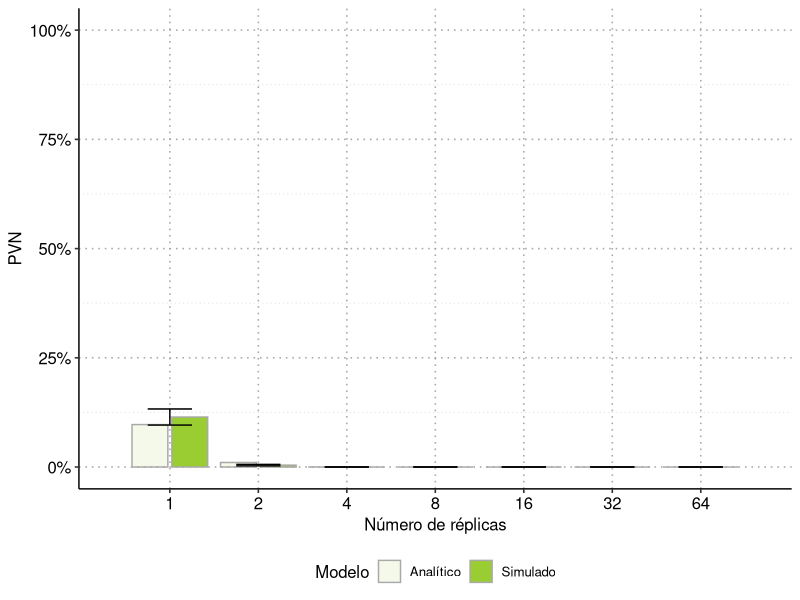
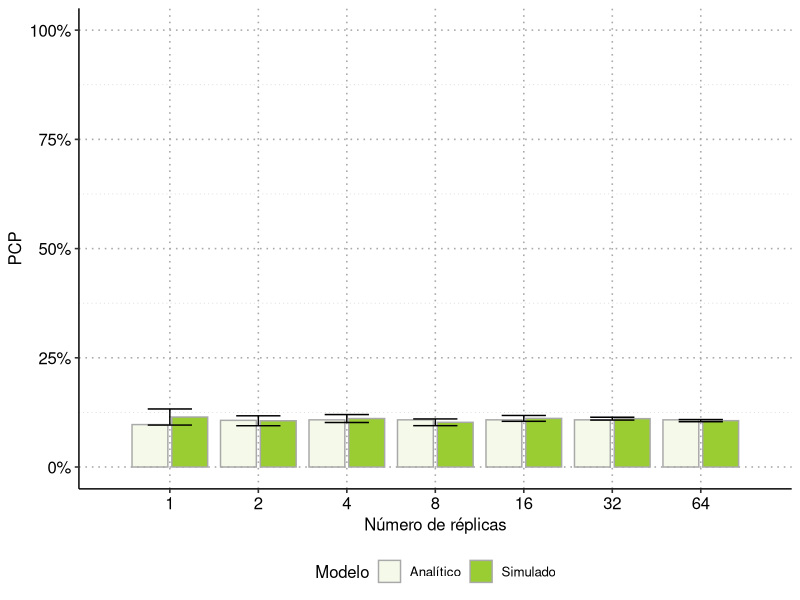
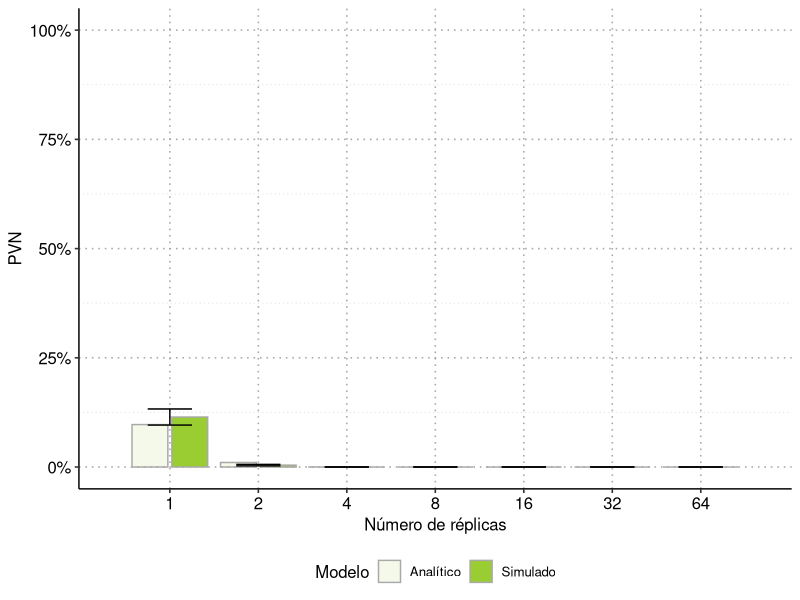
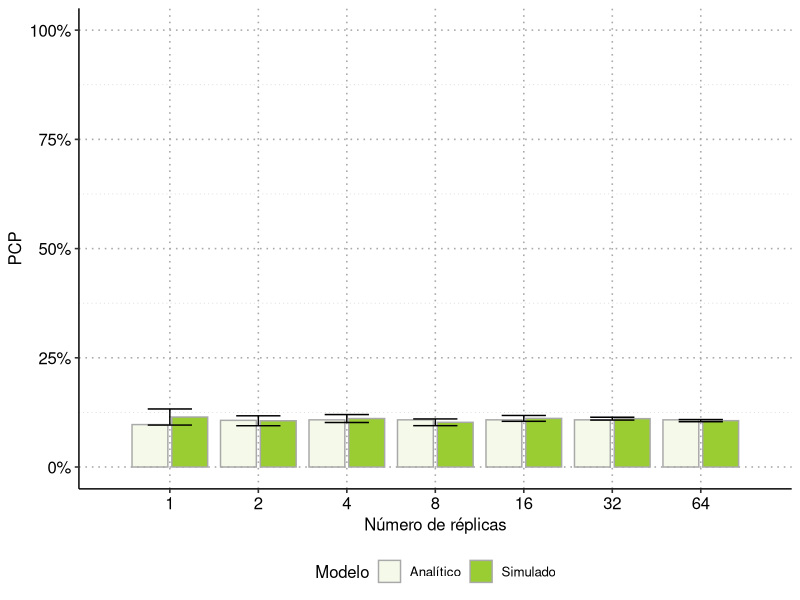

The R source for these figures, in order:
## ---- chunk 1
knitr::opts_chunk$set(echo = TRUE)
require(ggplot2)
require(dplyr)
require(ggpubr)

colors <- c("yellowgreen", "violetred4")
cOn <- colors[1]
cOff <- colors[2]
## ---- chunk 2
sim_raw_data <- cbind(
  rbind(
    data.frame(
      "n"=1,
      "pos"=1,  # where this tick is the x-axis
      "pcp"=c(0.231876,0.097039,0.051976,0.093941,0.045551,0.152682,0.107873,0.135808,0.083458,0.079348,0.116016,0.069067,0.105772,0.201415,0.172598,0.131679,0.139450,0.083581,0.053739,0.201057,0.059495,0.191902,0.061721,0.133258,0.080955,0.085603,0.073845,0.142468,0.140606,0.109979),
      "pvn"=c(0.231876,0.097039,0.051976,0.093941,0.045551,0.152682,0.107873,0.135808,0.083458,0.079348,0.116016,0.069067,0.105772,0.201415,0.172598,0.131679,0.139450,0.083581,0.053739,0.201057,0.059495,0.191902,0.061721,0.133258,0.080955,0.085603,0.073845,0.142468,0.140606,0.109979)
    ),
    data.frame(
      "n"=2,
      "pos"=2,  # where this tick is the x-axis
      "pcp"=c(0.084379,0.130879,0.094645,0.088449,0.102019,0.112788,0.108854,0.094220,0.077600,0.174837,0.081916,0.076286,0.152145,0.169938,0.080344,0.092575,0.108636,0.071429,0.114786,0.107051,0.071500,0.163362,0.063602,0.076499,0.083898,0.121497,0.093398,0.114043,0.144002,0.121083),
      "pvn"=c(0.002055,0.001449,0.011509,0.002199,0.010210,0.000000,0.007351,0.010867,0.000000,0.019363,0.002654,0.000000,0.006684,0.003646,0.002860,0.002351,0.002586,0.000000,0.003625,0.005784,0.002701,0.003498,0.003163,0.000277,0.000000,0.006762,0.001064,0.011734,0.000000,0.005259)
    ),
    data.frame(
      "n"=4,
      "pos"=3,  # where this tick is the x-axis
      "pcp"=c(0.092391,0.193141,0.119707,0.098379,0.114390,0.077782,0.097437,0.111713,0.126066,0.087241,0.106512,0.144235,0.090618,0.115772,0.112606,0.090728,0.082921,0.153324,0.100047,0.134142,0.130463,0.126058,0.094816,0.121627,0.093800,0.116010,0.093591,0.093362,0.088266,0.122434),
      "pvn"=c(0.000000,0.000000,0.000000,0.000000,0.000000,0.000000,0.000000,0.000000,0.000000,0.000000,0.000000,0.000000,0.000000,0.000000,0.000000,0.000000,0.000000,0.000000,0.000000,0.000000,0.000000,0.000000,0.000000,0.000000,0.000000,0.000000,0.000000,0.000000,0.000000,0.000000)
    ),
    data.frame(
      "n"=8,
      "pos"=4,  # where this tick is the x-axis
      "pcp"=c(0.106640,0.073346,0.095361,0.108990,0.072893,0.086578,0.119264,0.128435,0.101627,0.077611,0.092562,0.157184,0.137102,0.109079,0.081296,0.098146,0.100282,0.092930,0.101492,0.082220,0.110279,0.107539,0.088428,0.082422,0.110261,0.145713,0.118209,0.107853,0.089944,0.087468),
      "pvn"=c(0.000000,0.000000,0.000000,0.000000,0.000000,0.000000,0.000000,0.000000,0.000000,0.000000,0.000000,0.000000,0.000000,0.000000,0.000000,0.000000,0.000000,0.000000,0.000000,0.000000,0.000000,0.000000,0.000000,0.000000,0.000000,0.000000,0.000000,0.000000,0.000000,0.000000)
    ),
    data.frame(
      "n"=16,
      "pos"=5,  # where this tick is the x-axis
      "pcp"=c(0.103319,0.123211,0.113136,0.091618,0.135705,0.101827,0.087051,0.109805,0.105678,0.082081,0.127102,0.102680,0.147700,0.146275,0.084952,0.136772,0.110203,0.103380,0.113483,0.078660,0.143245,0.110044,0.109249,0.106189,0.112834,0.111903,0.112149,0.102767,0.119195,0.108217),
      "pvn"=c(0.000000,0.000000,0.000000,0.000000,0.000000,0.000000,0.000000,0.000000,0.000000,0.000000,0.000000,0.000000,0.000000,0.000000,0.000000,0.000000,0.000000,0.000000,0.000000,0.000000,0.000000,0.000000,0.000000,0.000000,0.000000,0.000000,0.000000,0.000000,0.000000,0.000000)
    ),
    data.frame(
      "n"=32,
      "pos"=6,  # where this tick is the x-axis
      "pcp"=c(0.117237,0.104478,0.116770,0.125238,0.103064,0.117372,0.112753,0.106813,0.116171,0.096107,0.110529,0.105058,0.096938,0.105682,0.113032,0.105889,0.103905,0.104736,0.113424,0.099411,0.114476,0.111725,0.107001,0.129871,0.121596,0.125440,0.115871,0.117714,0.105921,0.097076),
      "pvn"=c(0.000000,0.000000,0.000000,0.000000,0.000000,0.000000,0.000000,0.000000,0.000000,0.000000,0.000000,0.000000,0.000000,0.000000,0.000000,0.000000,0.000000,0.000000,0.000000,0.000000,0.000000,0.000000,0.000000,0.000000,0.000000,0.000000,0.000000,0.000000,0.000000,0.000000)
    ),
    data.frame(
      "n"=64,
      "pos"=7,  # where this tick is the x-axis
      "pcp"=c(0.103853,0.114059,0.097668,0.120891,0.096481,0.109546,0.096295,0.093613,0.105230,0.107814,0.118165,0.106514,0.109495,0.112432,0.103401,0.100735,0.109259,0.103617,0.107804,0.104433,0.101130,0.111578,0.100190,0.111132,0.107839,0.110891,0.112385,0.108346,0.093775,0.105230),
      "pvn"=c(0.000000,0.000000,0.000000,0.000000,0.000000,0.000000,0.000000,0.000000,0.000000,0.000000,0.000000,0.000000,0.000000,0.000000,0.000000,0.000000,0.000000,0.000000,0.000000,0.000000,0.000000,0.000000,0.000000,0.000000,0.000000,0.000000,0.000000,0.000000,0.000000,0.000000)
    )
    # data.frame(
    #   "n"=128,
    #   "pcp"=c(0.106685,0.102807,0.117195,0.118513,0.102125,0.113406,0.104559,0.114742,0.105029,0.104557,0.104382,0.111214,0.113268,0.110601,0.103757,0.107612,0.109746,0.103013,0.111071,0.113226,0.110827,0.102471,0.105225,0.107719,0.108791,0.103792,0.106620,0.113838,0.107549,0.116823),
    #   "pvn"=c(0.000000,0.000000,0.000000,0.000000,0.000000,0.000000,0.000000,0.000000,0.000000,0.000000,0.000000,0.000000,0.000000,0.000000,0.000000,0.000000,0.000000,0.000000,0.000000,0.000000,0.000000,0.000000,0.000000,0.000000,0.000000,0.000000,0.000000,0.000000,0.000000,0.000000)
    # ),
  ),
  "modelo"="Simulado"
)

analytical <- data.frame(
  "n"=c(1,2,4,8,16,32,64),
  "pos"=c(1,2,3,4,5,6,7),
  "pcp"=c(0.097157,0.106840,0.107986,0.108000,0.10800,0.108000,0.108000),
  "pvn"=c(0.097157,0.010380, 0.000121,0.000000,0.000000,0.000000,0.000000),
  "modelo"="Analítico")


# Calculates mean, sd, se and IC
# Inspired by: https://www.r-graph-gallery.com/4-barplot-with-error-bar.html
#sim_raw_data <- cbind(rbind(sim_1, sim_2, sim_3, sim_4, sim_5),"modelo"="Simulado")
cmp_raw_data <- rbind(sim_raw_data, analytical)
cmp_data <- cmp_raw_data %>%
  group_by(n, pos, modelo) %>%
  summarise( 
    count=n(),
    pvn_mean=mean(pvn),
    pvn_sd=sd(pvn),
    pcp_mean=mean(pcp),
    pcp_sd=sd(pcp)
  ) %>%
  mutate(pvn_se=pvn_sd/sqrt(count))  %>%
  mutate(pvn_ic=pvn_se * qt((1-0.05)/2 + .5, count-1)) %>%
  mutate(pcp_se=pcp_sd/sqrt(count))  %>%
  mutate(pcp_ic=pcp_se * qt((1-0.05)/2 + .5, count-1))

# Graphing results
ggplot(cmp_data, aes(x=pos, y=pvn_mean, ymin=pvn_mean-pvn_ic, ymax=pvn_mean+pvn_ic)) +
  geom_col(aes(alpha=modelo), position=position_dodge2(preserve="single"), stat="identity", color="darkgrey", fill="yellowgreen") +
  geom_errorbar(position=position_dodge(), width=.5) +
  scale_y_continuous(limit=0:1, labels = function(x) paste0(x*100, "%")) +
  scale_x_discrete(labels=cmp_data$n, limits=cmp_data$pos) +  # renaming pos by n
  labs(
    x="Número de réplicas",
    y="PVN",
    alpha="Modelo") +
  theme_pubr() +
  theme(
    legend.position="bottom",
    panel.grid.major.x = element_line(colour = "darkgray", linetype = 3),
    panel.grid.minor.y = element_line(colour = "lightgray", linetype = 3, size=0.25),
    panel.grid.major.y = element_line(colour = "darkgray", linetype = 3))
ggsave("validation_pvn.png")

ggplot(cmp_data, aes(x=pos, y=pcp_mean, ymin=pcp_mean-pcp_ic, ymax=pcp_mean+pcp_ic)) +
  geom_col(aes(alpha=modelo), position=position_dodge2(preserve="single"), stat="identity", color="darkgrey", fill="yellowgreen") +
  geom_errorbar(position=position_dodge(), width=.5) +
  scale_y_continuous(limit=0:1, labels = function(x) paste0(x*100, "%")) +
  scale_x_discrete(labels=cmp_data$n, limits=cmp_data$pos) +  # renaming pos by n
  labs(
    x="Número de réplicas",
    y="PCP",
    alpha="Modelo") +
  theme_pubr() +
  theme(
    legend.position="bottom",
    panel.grid.major.x = element_line(colour = "darkgray", linetype = 3),
    panel.grid.minor.y = element_line(colour = "lightgray", linetype = 3, size=0.25),
    panel.grid.major.y = element_line(colour = "darkgray", linetype = 3))
ggsave("validation_pcp.png")
